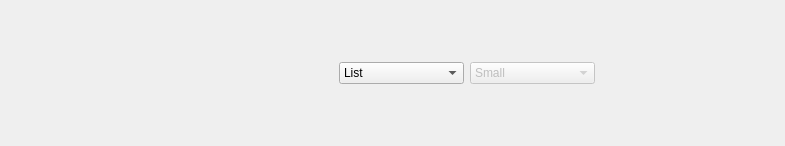
<?xml version="1.0" encoding="UTF-8"?>
<ui version="4.0">
 <class>NodeViewBox</class>
 <widget class="QWidget" name="NodeViewBox">
  <property name="geometry">
   <rect>
    <x>0</x>
    <y>0</y>
    <width>785</width>
    <height>146</height>
   </rect>
  </property>
  <property name="windowTitle">
   <string notr="true">Node View Box</string>
  </property>
  <layout class="QHBoxLayout" name="horizontalLayout_3">
   <property name="margin">
    <number>0</number>
   </property>
   <item>
    <layout class="QHBoxLayout" name="horizontalLayout">
     <property name="spacing">
      <number>0</number>
     </property>
     <item>
      <widget class="QPushButton" name="previous">
       <property name="enabled">
        <bool>false</bool>
       </property>
       <property name="maximumSize">
        <size>
         <width>32</width>
         <height>32</height>
        </size>
       </property>
       <property name="toolTip">
        <string>Previous</string>
       </property>
       <property name="icon">
        <iconset resource="gui.qrc">
         <normaloff>:/previous.png</normaloff>:/previous.png</iconset>
       </property>
       <property name="iconSize">
        <size>
         <width>24</width>
         <height>24</height>
        </size>
       </property>
       <property name="flat">
        <bool>true</bool>
       </property>
      </widget>
     </item>
     <item>
      <widget class="QPushButton" name="prevdrop">
       <property name="enabled">
        <bool>false</bool>
       </property>
       <property name="text">
        <string notr="true"/>
       </property>
       <property name="flat">
        <bool>true</bool>
       </property>
      </widget>
     </item>
    </layout>
   </item>
   <item>
    <layout class="QHBoxLayout" name="horizontalLayout_2">
     <property name="spacing">
      <number>0</number>
     </property>
     <item>
      <widget class="QPushButton" name="next">
       <property name="enabled">
        <bool>false</bool>
       </property>
       <property name="maximumSize">
        <size>
         <width>32</width>
         <height>32</height>
        </size>
       </property>
       <property name="toolTip">
        <string>Next</string>
       </property>
       <property name="icon">
        <iconset resource="gui.qrc">
         <normaloff>:/next.png</normaloff>:/next.png</iconset>
       </property>
       <property name="iconSize">
        <size>
         <width>24</width>
         <height>24</height>
        </size>
       </property>
       <property name="flat">
        <bool>true</bool>
       </property>
      </widget>
     </item>
     <item>
      <widget class="QPushButton" name="nextdrop">
       <property name="enabled">
        <bool>false</bool>
       </property>
       <property name="text">
        <string notr="true"/>
       </property>
       <property name="flat">
        <bool>true</bool>
       </property>
      </widget>
     </item>
    </layout>
   </item>
   <item>
    <widget class="QPushButton" name="top">
     <property name="maximumSize">
      <size>
       <width>32</width>
       <height>32</height>
      </size>
     </property>
     <property name="baseSize">
      <size>
       <width>24</width>
       <height>24</height>
      </size>
     </property>
     <property name="toolTip">
      <string>Move to top</string>
     </property>
     <property name="icon">
      <iconset resource="gui.qrc">
       <normaloff>:/top.png</normaloff>:/top.png</iconset>
     </property>
     <property name="iconSize">
      <size>
       <width>24</width>
       <height>24</height>
      </size>
     </property>
     <property name="flat">
      <bool>true</bool>
     </property>
    </widget>
   </item>
   <item>
    <widget class="QPushButton" name="root">
     <property name="maximumSize">
      <size>
       <width>32</width>
       <height>32</height>
      </size>
     </property>
     <property name="toolTip">
      <string>Return to root</string>
     </property>
     <property name="icon">
      <iconset resource="gui.qrc">
       <normaloff>:/home.png</normaloff>:/home.png</iconset>
     </property>
     <property name="iconSize">
      <size>
       <width>24</width>
       <height>24</height>
      </size>
     </property>
     <property name="flat">
      <bool>true</bool>
     </property>
    </widget>
   </item>
   <item>
    <layout class="QVBoxLayout" name="pathedit">
     <property name="spacing">
      <number>0</number>
     </property>
    </layout>
   </item>
   <item>
    <widget class="QComboBox" name="viewbox">
     <property name="toolTip">
      <string>View as</string>
     </property>
     <item>
      <property name="text">
       <string>List</string>
      </property>
      <property name="icon">
       <iconset resource="gui.qrc">
        <normaloff>:/view_detailed.png</normaloff>:/view_detailed.png</iconset>
      </property>
     </item>
     <item>
      <property name="text">
       <string>Icons</string>
      </property>
      <property name="icon">
       <iconset resource="gui.qrc">
        <normaloff>:/view_icon.png</normaloff>:/view_icon.png</iconset>
      </property>
     </item>
    </widget>
   </item>
   <item>
    <widget class="QComboBox" name="thumbSize">
     <property name="enabled">
      <bool>false</bool>
     </property>
     <property name="toolTip">
      <string>Icon size</string>
     </property>
     <item>
      <property name="text">
       <string>Small</string>
      </property>
     </item>
     <item>
      <property name="text">
       <string>Medium</string>
      </property>
     </item>
     <item>
      <property name="text">
       <string>Large</string>
      </property>
     </item>
    </widget>
   </item>
   <item>
    <widget class="QPushButton" name="imagethumb">
     <property name="maximumSize">
      <size>
       <width>32</width>
       <height>32</height>
      </size>
     </property>
     <property name="contextMenuPolicy">
      <enum>Qt::NoContextMenu</enum>
     </property>
     <property name="toolTip">
      <string>Activate thumbnails</string>
     </property>
     <property name="icon">
      <iconset resource="gui.qrc">
       <normaloff>:/image_disable.png</normaloff>:/image_disable.png</iconset>
     </property>
     <property name="iconSize">
      <size>
       <width>24</width>
       <height>24</height>
      </size>
     </property>
     <property name="flat">
      <bool>true</bool>
     </property>
    </widget>
   </item>
   <item>
    <widget class="QPushButton" name="addToBookmark">
     <property name="maximumSize">
      <size>
       <width>32</width>
       <height>32</height>
      </size>
     </property>
     <property name="toolTip">
      <string>Add to bookmarks</string>
     </property>
     <property name="icon">
      <iconset resource="gui.qrc">
       <normaloff>:/bookmark_add.png</normaloff>:/bookmark_add.png</iconset>
     </property>
     <property name="iconSize">
      <size>
       <width>24</width>
       <height>24</height>
      </size>
     </property>
     <property name="flat">
      <bool>true</bool>
     </property>
    </widget>
   </item>
   <item>
    <widget class="QPushButton" name="search">
     <property name="enabled">
      <bool>true</bool>
     </property>
     <property name="maximumSize">
      <size>
       <width>32</width>
       <height>32</height>
      </size>
     </property>
     <property name="toolTip">
      <string>Display search engine</string>
     </property>
     <property name="icon">
      <iconset resource="gui.qrc">
       <normaloff>:/filefind.png</normaloff>:/filefind.png</iconset>
     </property>
     <property name="iconSize">
      <size>
       <width>24</width>
       <height>24</height>
      </size>
     </property>
     <property name="flat">
      <bool>true</bool>
     </property>
    </widget>
   </item>
   <item>
    <widget class="QPushButton" name="attrSelect">
     <property name="maximumSize">
      <size>
       <width>32</width>
       <height>32</height>
      </size>
     </property>
     <property name="toolTip">
      <string>Attributes selection</string>
     </property>
     <property name="icon">
      <iconset resource="gui.qrc">
       <normaloff>:/list.png</normaloff>:/list.png</iconset>
     </property>
     <property name="iconSize">
      <size>
       <width>24</width>
       <height>24</height>
      </size>
     </property>
     <property name="flat">
      <bool>true</bool>
     </property>
    </widget>
   </item>
   <item>
    <widget class="QPushButton" name="attrView">
     <property name="maximumSize">
      <size>
       <width>32</width>
       <height>32</height>
      </size>
     </property>
     <property name="toolTip">
      <string>Show attributes pannel</string>
     </property>
     <property name="text">
      <string/>
     </property>
     <property name="icon">
      <iconset resource="gui.qrc">
       <normaloff>:/lists_attr.png</normaloff>:/lists_attr.png</iconset>
     </property>
     <property name="iconSize">
      <size>
       <width>24</width>
       <height>24</height>
      </size>
     </property>
     <property name="flat">
      <bool>true</bool>
     </property>
    </widget>
   </item>
  </layout>
 </widget>
 <resources>
  <include location="gui.qrc"/>
 </resources>
 <connections/>
</ui>
